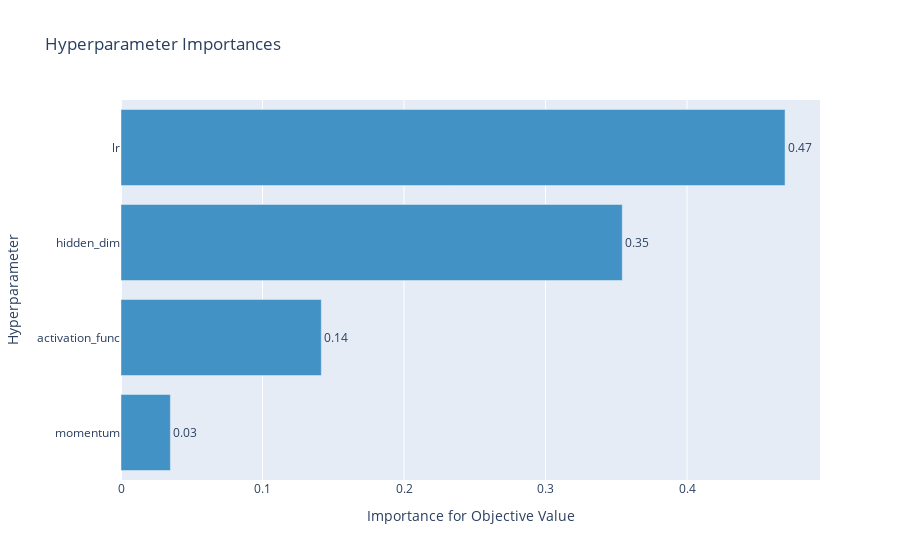

Notebook cell for this chart:
### Markdown cell above
最後に、`optuna.visualization.plot_param_importances`関数を紹介します。
この関数も最適化結果のstudyを渡すだけで利用することができます。
この関数は、最適化したハイパーパラメータに対して、目的関数の値に与えた影響の度合い（重要度）を計算して出力します。

上で計算した`study_new`をもとに、パラメータの重要度を計算してみましょう。

### Code cell
optuna.visualization.plot_param_importances(study)

### Figure 1 — Plotly figure (JSON) as saved in the notebook; plotly's stock layout.template omitted (floating-point values rounded to 4 significant figures)
{"data": [{"cliponaxis": false, "hovertemplate": ["momentum (FloatDistribution): 0.03489313877290548<extra></extra>", "activation_func (CategoricalDistribution): 0.14156991820093442<extra></extra>", "hidden_dim (IntDistribution): 0.3542504191913008<extra></extra>", "lr (FloatDistribution): 0.46928652383485936<extra></extra>"], "marker": {"color": "rgb(66,146,198)"}, "orientation": "h", "text": ["0.03", "0.14", "0.35", "0.47"], "textposition": "outside", "type": "bar", "x": [0.03489, 0.1416, 0.3543, 0.4693], "y": ["momentum", "activation_func", "hidden_dim", "lr"]}], "layout": {"showlegend": false, "title": {"text": "Hyperparameter Importances"}, "xaxis": {"title": {"text": "Importance for Objective Value"}}, "yaxis": {"title": {"text": "Hyperparameter"}}}}
